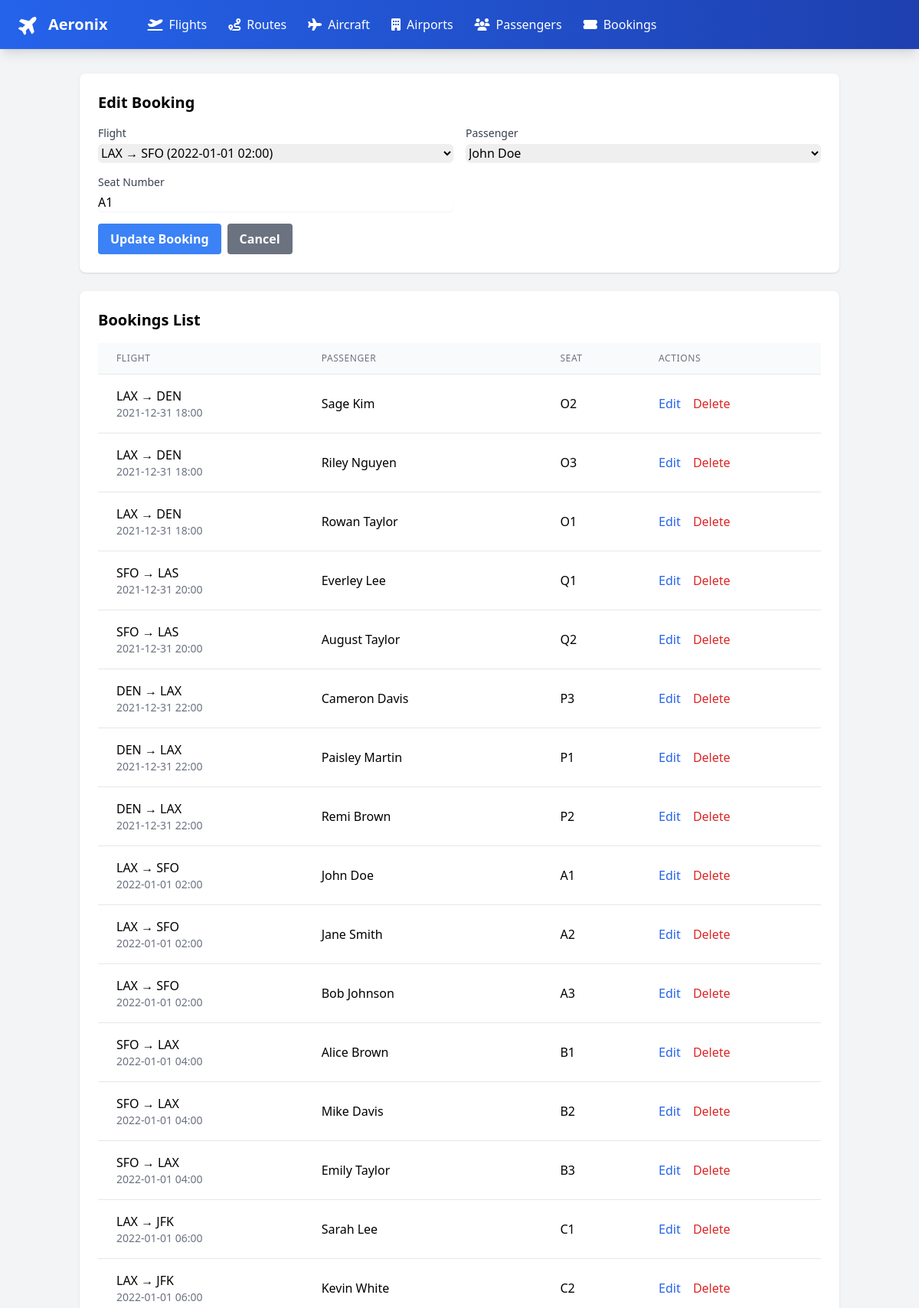
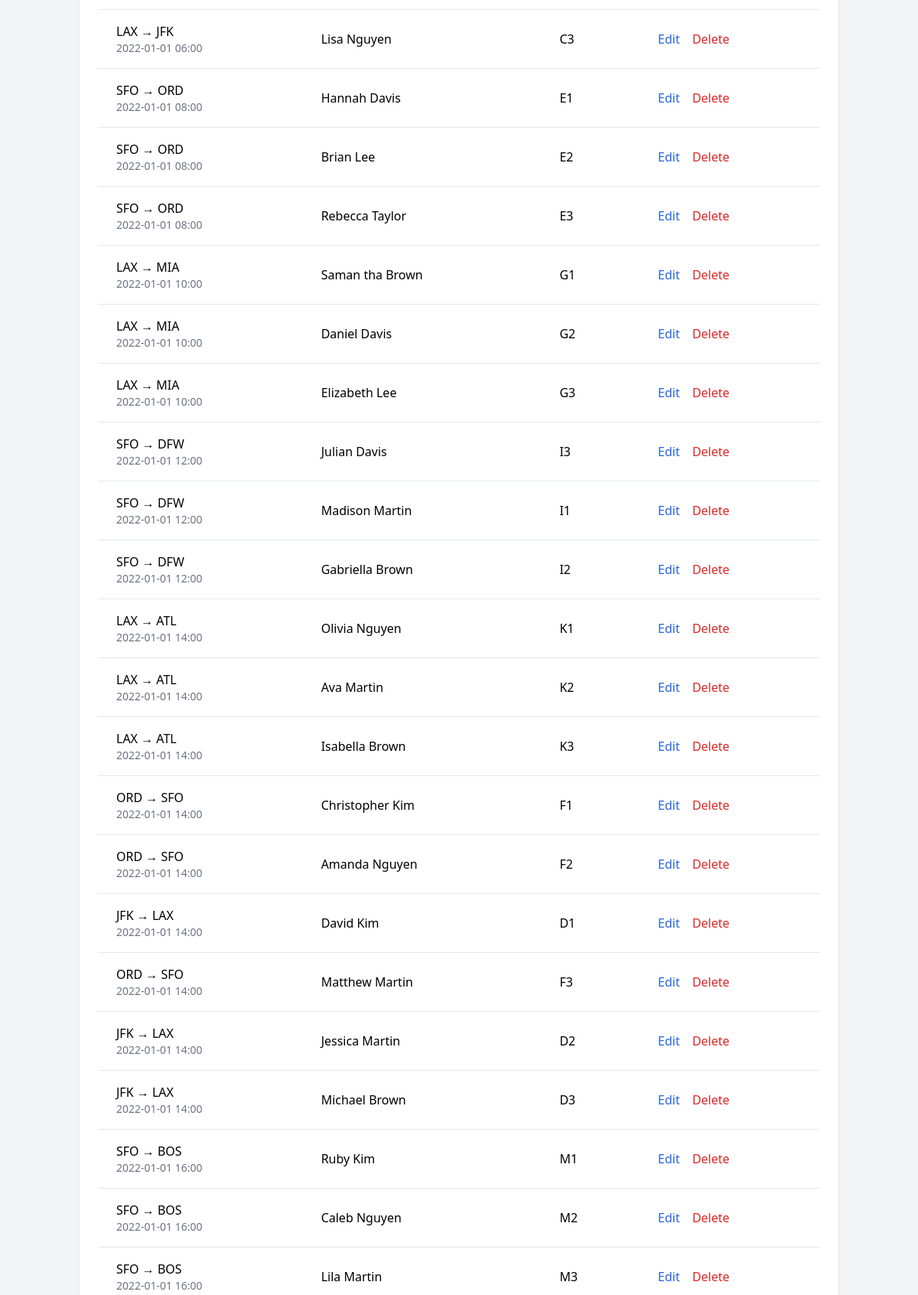
Screenshot of /bookings.php?edit=1 (upper part) with the database file from the repository (2 pictures, top to bottom).
### tables this page shows
CREATE TABLE `bookings` (
  `booking_id` int(11) NOT NULL,
  `flight_id` int(11) NOT NULL,
  `passenger_id` int(11) NOT NULL,
  `seat_number` varchar(10) NOT NULL
);

CREATE TABLE `schedules` (
  `schedule_id` int(11) NOT NULL,
  `flight_id` int(11) NOT NULL,
  `departure_time` timestamp NOT NULL DEFAULT CURRENT_TIMESTAMP,
  `arrival_time` timestamp NOT NULL DEFAULT CURRENT_TIMESTAMP
);

CREATE TABLE `airports` (
  `airport_id` int(11) NOT NULL,
  `code` varchar(3) NOT NULL,
  `name` varchar(50) NOT NULL,
  `city` varchar(50) NOT NULL,
  `country` varchar(50) NOT NULL
);

CREATE TABLE `passengers` (
  `passenger_id` int(11) NOT NULL,
  `name` varchar(50) NOT NULL,
  `email` varchar(100) NOT NULL,
  `phone_number` varchar(20) NOT NULL CHECK (octet_length(`phone_number`) = 10)
);

### bookings.php (the view, shortened to what this page needs)
<?php
include 'includes/db_connect.php';
include 'includes/header.php';
$editing = false;
$booking = null;
if (isset($_GET['edit'])) {
    $editing = true;
    $stmt = $pdo->prepare("SELECT * FROM bookings WHERE booking_id = ?");
    $stmt->execute([$_GET['edit']]);
    $booking = $stmt->fetch();
}
$flights = $pdo->query("
    SELECT s.flight_id,
           dep.code as departure_code,
           arr.code as arrival_code,
           s.departure_time
    FROM schedules s
    JOIN routes r ON s.flight_id = r.route_id
    JOIN airports dep ON r.departure_airport_id = dep.airport_id
    JOIN airports arr ON r.arrival_airport_id = arr.airport_id
    ORDER BY s.departure_time
")->fetchAll();
$passengers = $pdo->query("SELECT * FROM passengers ORDER BY name")->fetchAll();
$stmt = $pdo->query("
    SELECT b.*,
           p.name as passenger_name,
           dep.code as departure_code,
           arr.code as arrival_code,
           s.departure_time
    FROM bookings b
    JOIN passengers p ON b.passenger_id = p.passenger_id
    JOIN schedules s ON b.flight_id = s.flight_id
    JOIN routes r ON s.flight_id = r.route_id
    JOIN airports dep ON r.departure_airport_id = dep.airport_id
    JOIN airports arr ON r.arrival_airport_id = arr.airport_id
    ORDER BY s.departure_time
");
$bookings = $stmt->fetchAll();
?>
<div class="bg-white shadow rounded-lg p-6 mb-6">
    <h2 class="text-xl font-bold mb-4"><?= $editing ? 'Edit' : 'Add' ?> Booking</h2>
    <form method="POST" class="space-y-4">
        <div class="grid grid-cols-1 md:grid-cols-2 gap-4">
            <div>
                <label class="block text-sm font-medium text-gray-700">Flight</label>
                <select name="flight_id" required
                        class="mt-1 block w-full rounded-md border-gray-300 shadow-sm focus:border-blue-500 focus:ring-blue-500">
                    <?php foreach ($flights as $flight): ?>
                        <option value="<?= $flight['flight_id'] ?>"
                                <?= $editing && $booking['flight_id'] == $flight['flight_id'] ? 'selected' : '' ?>>
                            <?= htmlspecialchars($flight['departure_code']) ?> →
                        </option>
                    <?php endforeach; ?>
                </select>
            </div>
            <div>
                <label class="block text-sm font-medium text-gray-700">Passenger</label>
                <select name="passenger_id" required
                        class="mt-1 block w-full rounded-md border-gray-300 shadow-sm focus:border-blue-500 focus:ring-blue-500">
                    <?php foreach ($passengers as $passenger): ?>
                        <option value="<?= $passenger['passenger_id'] ?>"
                                <?= $editing && $booking['passenger_id'] == $passenger['passenger_id'] ? 'selected' : '' ?>>
                            <?= htmlspecialchars($passenger['name']) ?>
                        </option>
                    <?php endforeach; ?>
                </select>
            </div>
            <div>
                <label class="block text-sm font-medium text-gray-700">Seat Number</label>
                <input type="text" name="seat_number"
                       value="<?= $editing ? $booking['seat_number'] : '' ?>"
                       class="mt-1 block w-full rounded-md border-gray-300 shadow-sm focus:border-blue-500 focus:ring-blue-500"
                       required>
            </div>
        </div>
        <div class="flex items-center space-x-2">
            <button type="submit" name="submit"
                    class="bg-blue-500 hover:bg-blue-700 text-white font-bold py-2 px-4 rounded">
                <?= $editing ? 'Update' : 'Add' ?> Booking
            </button>
            <?php if ($editing): ?>
                <a href="bookings.php"
                   class="bg-gray-500 hover:bg-gray-700 text-white font-bold py-2 px-4 rounded">
                    Cancel
                </a>
            <?php endif; ?>
        </div>
    </form>
</div>
<div class="bg-white shadow rounded-lg p-6">
    <h2 class="text-xl font-bold mb-4">Bookings List</h2>
    <div class="overflow-x-auto">
        <table class="min-w-full divide-y divide-gray-200">
            <thead class="bg-gray-50">
                <tr>
                    <th class="px-6 py-3 text-left text-xs font-medium text-gray-500 uppercase tracking-wider">Flight</th>
                    <th class="px-6 py-3 text-left text-xs font-medium text-gray-500 uppercase tracking-wider">Passenger</th>
                    <th class="px-6 py-3 text-left text-xs font-medium text-gray-500 uppercase tracking-wider">Seat</th>
                    <th class="px-6 py-3 text-left text-xs font-medium text-gray-500 uppercase tracking-wider">Actions</th>
                </tr>
            </thead>
            <tbody class="bg-white divide-y divide-gray-200">
                <?php foreach ($bookings as $b): ?>
                    <tr>
                        <td class="px-6 py-4">
                            <div class="font-medium">
                                <?= htmlspecialchars($b['departure_code']) ?> → <?= htmlspecialchars($b['arrival_code']) ?>
                            </div>
                            <div class="text-sm text-gray-500">
                                <?= date('Y-m-d H:i', strtotime($b['departure_time'])) ?>
                            </div>
                        </td>
                        <td class="px-6 py-4"><?= htmlspecialchars($b['passenger_name']) ?></td>
                        <td class="px-6 py-4"><?= htmlspecialchars($b['seat_number']) ?></td>
                        <td class="px-6 py-4 whitespace-nowrap">
                            <a href="?edit=<?= $b['booking_id'] ?>"
                               class="text-blue-600 hover:text-blue-900 mr-3">Edit</a>
                            <form method="POST" class="inline">
                                <button type="submit" name="delete"
                                        class="text-red-600 hover:text-red-900"
                                        onclick="return confirm('Are you sure you want to delete this booking?')">
                                    Delete
                                </button>
                            </form>
                        </td>
                    </tr>
                <?php endforeach; ?>
            </tbody>
        </table>
    </div>
</div>
<?php include 'includes/footer.php'; ?>

### rows the page displays
bookings: flight_id "LAX → SFO (2022-01-01 02:00)", passenger_id "John Doe", seat_number "A1", airports.code "LAX", airports.code "SFO", schedules.departure_time "2022-01-01 02:00", passenger.name "John Doe"
bookings: airports.code "LAX", airports.code "DEN", schedules.departure_time "2021-12-31 18:00", passenger.name "Sage Kim", seat_number "O2"
bookings: airports.code "LAX", airports.code "DEN", schedules.departure_time "2021-12-31 18:00", passenger.name "Riley Nguyen", seat_number "O3"
bookings: airports.code "LAX", airports.code "DEN", schedules.departure_time "2021-12-31 18:00", passenger.name "Rowan Taylor", seat_number "O1"
bookings: airports.code "SFO", airports.code "LAS", schedules.departure_time "2021-12-31 20:00", passenger.name "Everley Lee", seat_number "Q1"
bookings: airports.code "SFO", airports.code "LAS", schedules.departure_time "2021-12-31 20:00", passenger.name "August Taylor", seat_number "Q2"
bookings: airports.code "DEN", airports.code "LAX", schedules.departure_time "2021-12-31 22:00", passenger.name "Cameron Davis", seat_number "P3"
bookings: airports.code "DEN", airports.code "LAX", schedules.departure_time "2021-12-31 22:00", passenger.name "Paisley Martin", seat_number "P1"
bookings: airports.code "DEN", airports.code "LAX", schedules.departure_time "2021-12-31 22:00", passenger.name "Remi Brown", seat_number "P2"
bookings: airports.code "LAX", airports.code "SFO", schedules.departure_time "2022-01-01 02:00", passenger.name "Jane Smith", seat_number "A2"
bookings: airports.code "LAX", airports.code "SFO", schedules.departure_time "2022-01-01 02:00", passenger.name "Bob Johnson", seat_number "A3"
bookings: airports.code "SFO", airports.code "LAX", schedules.departure_time "2022-01-01 04:00", passenger.name "Alice Brown", seat_number "B1"
bookings: airports.code "SFO", airports.code "LAX", schedules.departure_time "2022-01-01 04:00", passenger.name "Mike Davis", seat_number "B2"
bookings: airports.code "SFO", airports.code "LAX", schedules.departure_time "2022-01-01 04:00", passenger.name "Emily Taylor", seat_number "B3"
bookings: airports.code "LAX", airports.code "JFK", schedules.departure_time "2022-01-01 06:00", passenger.name "Sarah Lee", seat_number "C1"
bookings: airports.code "LAX", airports.code "JFK", schedules.departure_time "2022-01-01 06:00", passenger.name "Kevin White", seat_number "C2"
bookings: airports.code "LAX", airports.code "JFK", schedules.departure_time "2022-01-01 06:00", passenger.name "Lisa Nguyen", seat_number "C3"
bookings: airports.code "SFO", airports.code "ORD", schedules.departure_time "2022-01-01 08:00", passenger.name "Hannah Davis", seat_number "E1"
bookings: airports.code "SFO", airports.code "ORD", schedules.departure_time "2022-01-01 08:00", passenger.name "Brian Lee", seat_number "E2"
bookings: airports.code "SFO", airports.code "ORD", schedules.departure_time "2022-01-01 08:00", passenger.name "Rebecca Taylor", seat_number "E3"
bookings: airports.code "LAX", airports.code "MIA", schedules.departure_time "2022-01-01 10:00", passenger.name "Saman tha Brown", seat_number "G1"
bookings: airports.code "LAX", airports.code "MIA", schedules.departure_time "2022-01-01 10:00", passenger.name "Daniel Davis", seat_number "G2"
bookings: airports.code "LAX", airports.code "MIA", schedules.departure_time "2022-01-01 10:00", passenger.name "Elizabeth Lee", seat_number "G3"
bookings: airports.code "SFO", airports.code "DFW", schedules.departure_time "2022-01-01 12:00", passenger.name "Julian Davis", seat_number "I3"
bookings: airports.code "SFO", airports.code "DFW", schedules.departure_time "2022-01-01 12:00", passenger.name "Madison Martin", seat_number "I1"
bookings: airports.code "SFO", airports.code "DFW", schedules.departure_time "2022-01-01 12:00", passenger.name "Gabriella Brown", seat_number "I2"
bookings: airports.code "LAX", airports.code "ATL", schedules.departure_time "2022-01-01 14:00", passenger.name "Olivia Nguyen", seat_number "K1"
bookings: airports.code "LAX", airports.code "ATL", schedules.departure_time "2022-01-01 14:00", passenger.name "Ava Martin", seat_number "K2"
bookings: airports.code "LAX", airports.code "ATL", schedules.departure_time "2022-01-01 14:00", passenger.name "Isabella Brown", seat_number "K3"
bookings: airports.code "ORD", airports.code "SFO", schedules.departure_time "2022-01-01 14:00", passenger.name "Christopher Kim", seat_number "F1"
bookings: airports.code "ORD", airports.code "SFO", schedules.departure_time "2022-01-01 14:00", passenger.name "Amanda Nguyen", seat_number "F2"
bookings: airports.code "JFK", airports.code "LAX", schedules.departure_time "2022-01-01 14:00", passenger.name "David Kim", seat_number "D1"
bookings: airports.code "ORD", airports.code "SFO", schedules.departure_time "2022-01-01 14:00", passenger.name "Matthew Martin", seat_number "F3"
bookings: airports.code "JFK", airports.code "LAX", schedules.departure_time "2022-01-01 14:00", passenger.name "Jessica Martin", seat_number "D2"
bookings: airports.code "JFK", airports.code "LAX", schedules.departure_time "2022-01-01 14:00", passenger.name "Michael Brown", seat_number "D3"
bookings: airports.code "SFO", airports.code "BOS", schedules.departure_time "2022-01-01 16:00", passenger.name "Ruby Kim", seat_number "M1"
bookings: airports.code "SFO", airports.code "BOS", schedules.departure_time "2022-01-01 16:00", passenger.name "Caleb Nguyen", seat_number "M2"
bookings: airports.code "SFO", airports.code "BOS", schedules.departure_time "2022-01-01 16:00", passenger.name "Lila Martin", seat_number "M3"
